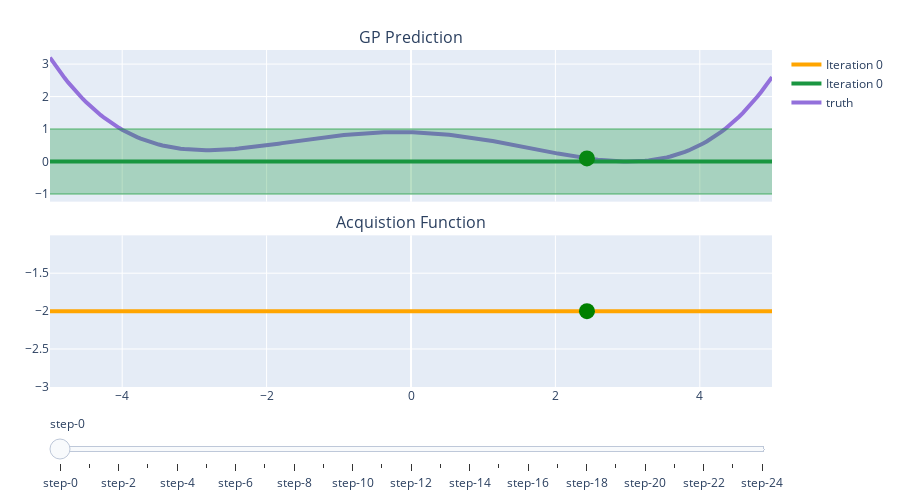

The cell this chart's notebook holds for it:
### Code cell
X_plot = X_query.flatten()
truth = himmelblau(X_query).flatten()
plot_bo(predictions=predictions, X_obs=X_obs, y_obs=y_obs, 
                      acquisition_values=acquisition_functions, acquisition_indices=acquisition_indices, 
                      X_plot=X_plot, truth=truth)
